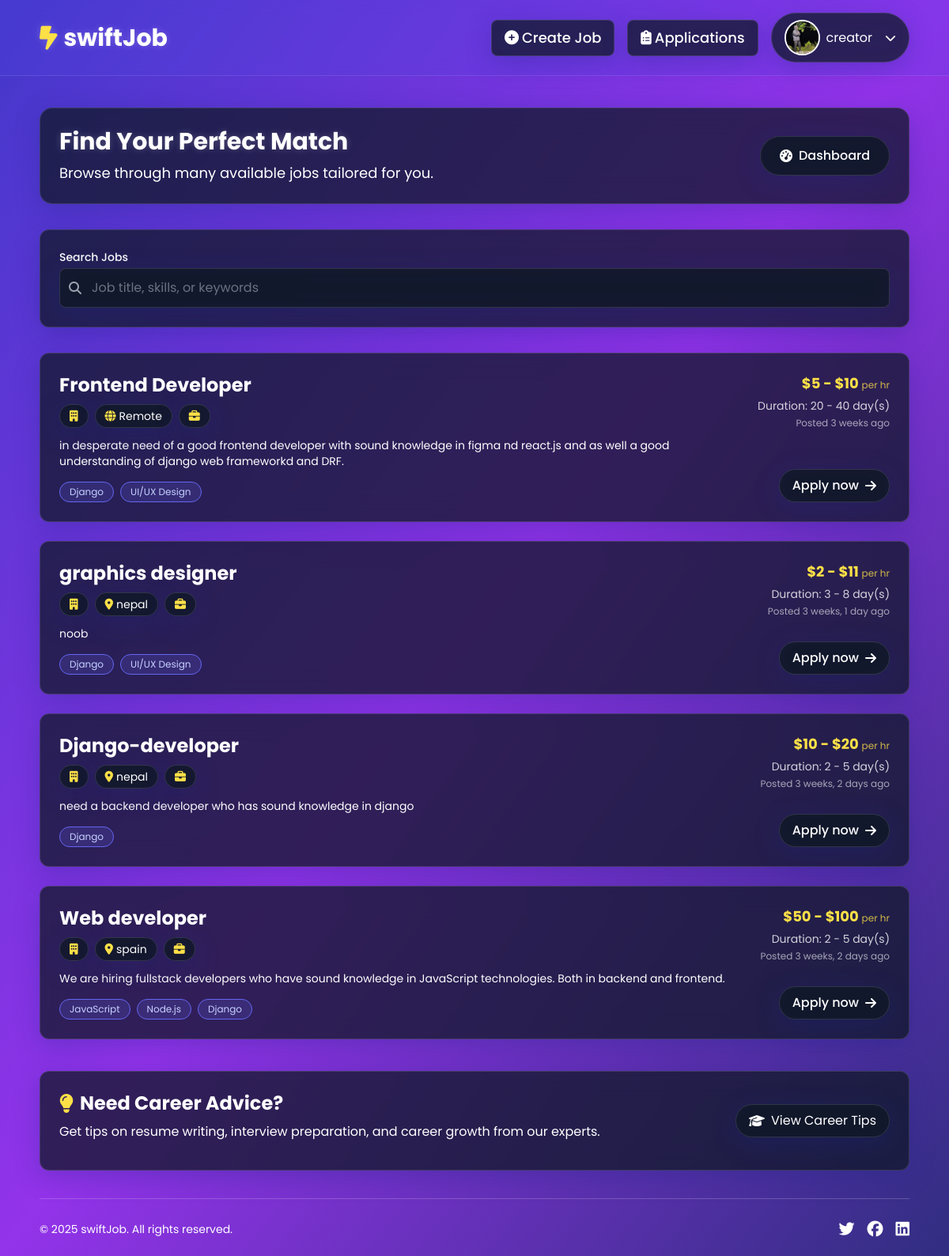
The app's page /job/avialable-jobs/ (signed in), older data.
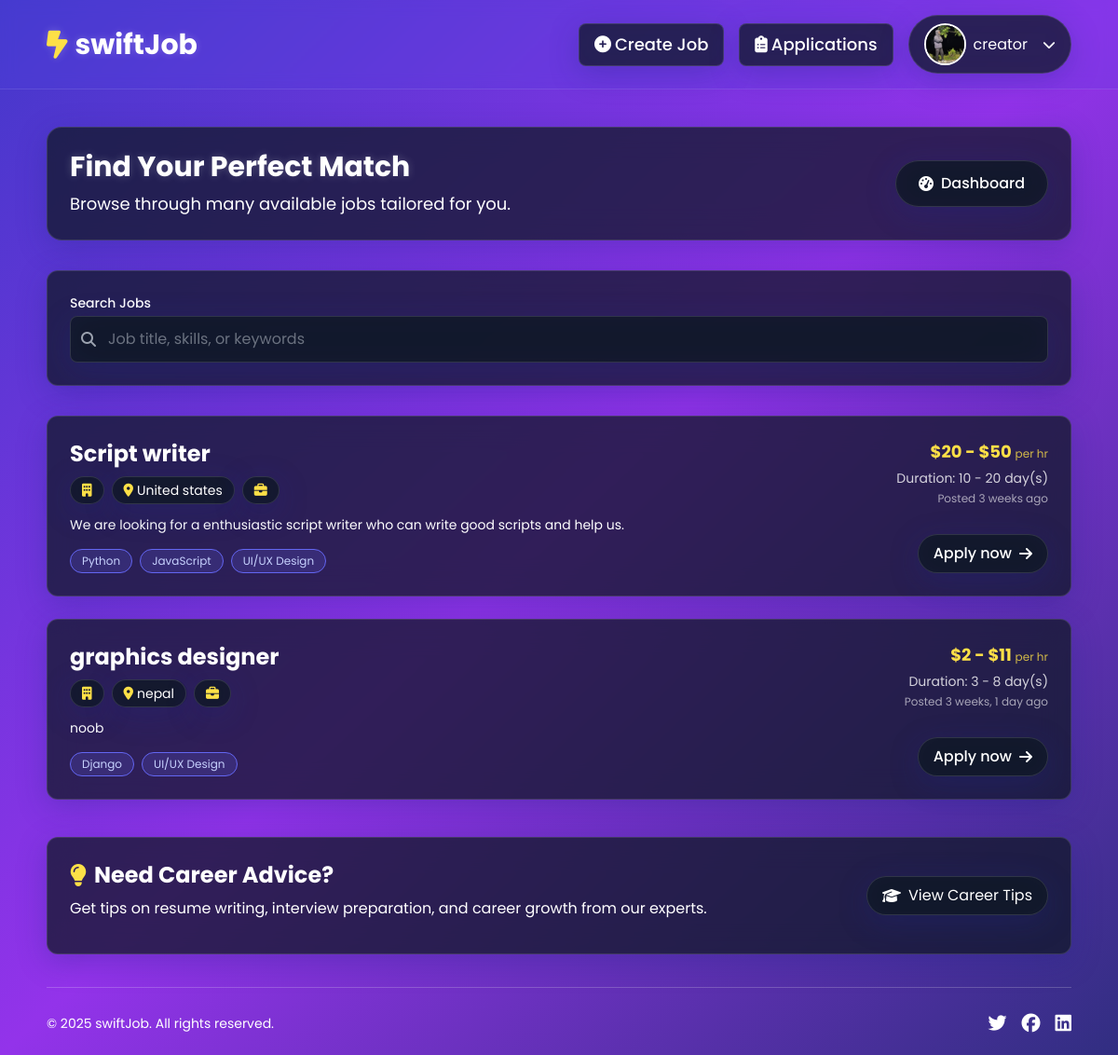
The same page, newer data.
### job/models.py (models this page shows, shortened)
class JobCreation(models.Model):
    job_creator = models.ForeignKey(User, on_delete=models.CASCADE)
    job_title = models.CharField(max_length=200)
    category = models.ForeignKey(Category, on_delete=models.CASCADE)
    job_description = models.TextField()
    min_price = models.IntegerField(validators=[MinValueValidator(0)],default=0)
    max_price = models.IntegerField(validators=[MinValueValidator(0)])
    min_time = models.IntegerField(validators=[MinValueValidator(0)])
    max_time = models.IntegerField(validators=[MinValueValidator(0)])
    location = models.CharField(max_length=50,null=True,blank=True)
    required_skills = models.ManyToManyField(Skill)
    experience = models.ForeignKey(Experience, on_delete=models.SET_NULL,null=True,blank=True)
    created_at = models.DateTimeField(auto_now_add=True)
    slug = models.SlugField(unique=True,null=True,blank=True)

class Skill(models.Model):
    name = models.CharField(max_length=200)
    slug = models.SlugField(unique=True,null=True,blank=True)
    def __str__(self):
        return self.name

### job/views.py (the view)
# urls.py: path('avialable-jobs/',views.available_jobs_view,name='avialable-jobs'),
def available_jobs_view(request):
    query = request.GET.get('q', '')
    jobs = JobCreation.objects.all().order_by('-created_at')
    search_results = []
    if query:
        search_results = jobs.filter(Q(job_title__icontains=query) | Q(category__name__icontains=query) | Q(required_skills__name__icontains=query)).distinct()
    else:
        search_results = jobs
    context = {
        'jobs':jobs,
        'query':query,
        'search_results':search_results
    }
    return render(request,'job/avialable_jobs.html',context)

### job/templates/job/avialable_jobs.html (shortened to what the changed rows need)
{% extends 'base.html' %}
{% load static %}
{% block content %}
<div class="text-white">
    <div class="glass-effect p-6 xs-p-4 rounded-2xl mb-8 xs-mb-5">
        <div class="flex flex-col md:flex-row justify-between items-center gap-4">
            <div>
                <h1 class="text-3xl xs-text-2xl font-bold mb-2 text-shadow">Find Your Perfect Match</h1>
            </div>
        </div>
    </div>
     {% if query %}
     {% if search_results %}
     <p class="text-lg md:text-2xl xs-p-4 xs-text-base md:font-medium mb-8">Search result for "{{query}}" </p>
     {% for job in search_results %}
     <div class="glass-effect p-6 xs-p-4 mb-5 rounded-xl hover-scale transition-all duration-300">
         <div class="flex flex-col lg:flex-row justify-between gap-4">
             <div class="flex-1">
                 <h2 class="text-2xl xs-text-xl font-bold mb-2">{{ job.job_title }}</h2>
                 <div class="flex flex-wrap gap-2 mb-3">
                     <span class="glass-effect py-1 px-3 rounded-full text-sm xs-text-xs flex items-center gap-1">
                         <i class="fa-solid fa-building text-yellow-300"></i> {{ job.company_name }}
                     </span>
                     {% if job.location %}
                     <span class="glass-effect py-1 px-3 rounded-full text-sm xs-text-xs flex items-center gap-1">
                         <i class="fa-solid fa-location-dot text-yellow-300"></i> {{ job.location }}
                     </span>
                     {% else %}
                     <span class="glass-effect py-1 px-3 rounded-full text-sm xs-text-xs flex items-center gap-1">
                         <i class="fa-solid fa-globe text-yellow-300"></i> Remote
                     </span>
                     {% endif %}
                     <span class="glass-effect py-1 px-3 rounded-full text-sm xs-text-xs flex items-center gap-1">
                         <i class="fa-solid fa-briefcase text-yellow-300"></i> {{ job.category.name }}
                     </span>
                 </div>
                 <p class="text-sm xs-text-xs mb-4 line-clamp-2">{{ job.job_description }}</p>
                 <div class="flex flex-wrap gap-2 mt-4">
                     {% for skill in job.required_skills.all %}
                     <span class="bg-indigo-500 bg-opacity-20 text-indigo-200 text-xs px-3 py-1 rounded-full border border-indigo-500">
                         {{ skill }}
                     </span>
                     {% endfor %}
                 </div>
             </div>
             <div class="flex flex-col justify-between items-end">
                 <div class="text-right mb-4 lg:mb-0">
                     <div class="text-yellow-300 font-bold text-lg xs-text-base mb-1">
                         ${{ job.min_price }} - ${{ job.max_price }}
                         <span class="text-xs font-normal opacity-80">per hr</span>
                     </div>
                     <div class="text-sm xs-text-xs opacity-80">
                         Duration: {{ job.min_time }} - {{ job.max_time }} day(s)
                     </div>
                     <div class="text-xs opacity-60 mt-1">
                         Posted {{ job.created_at|timesince }} ago
                     </div>
                 </div>
                 <a href="{% url "application:job-application-form" job.slug %}" class="glass-effect py-2 px-4 rounded-full font-medium hover:bg-white hover:text-indigo-700 transition-all duration-300 ease-in-out flex items-center gap-2 hover-scale">
                     Apply now <i class="fa-solid fa-arrow-right"></i>
                 </a>
             </div>
         </div>
     </div>
 {% endfor %}
 {% else %}
 <h2 class="text-xl md:text-2xl font-medium">No jobs found for "{{query}}" </h2>
     {% endif %}
     {% else %}
     <div class="space-y-6 xs-space-y-4">
         {% if jobs %}
             {% for job in jobs %}
                 <div class="glass-effect p-6 xs-p-4 rounded-xl hover-scale transition-all duration-300">
                     <div class="flex flex-col lg:flex-row justify-between gap-4">
                         <div class="flex-1">
                             <h2 class="text-2xl xs-text-xl font-bold mb-2">{{ job.job_title }}</h2>
                             <div class="flex flex-wrap gap-2 mb-3">
                                 <span class="glass-effect py-1 px-3 rounded-full text-sm xs-text-xs flex items-center gap-1">
                                     <i class="fa-solid fa-building text-yellow-300"></i> {{ job.company_name }}
                                 </span>
                                 {% if job.location %}
                                 <span class="glass-effect py-1 px-3 rounded-full text-sm xs-text-xs flex items-center gap-1">
                                     <i class="fa-solid fa-location-dot text-yellow-300"></i> {{ job.location }}
                                 </span>
                                 {% else %}
                                 <span class="glass-effect py-1 px-3 rounded-full text-sm xs-text-xs flex items-center gap-1">
                                     <i class="fa-solid fa-globe text-yellow-300"></i> Remote
                                 </span>
                                 {% endif %}
                                 <span class="glass-effect py-1 px-3 rounded-full text-sm xs-text-xs flex items-center gap-1">
                                     <i class="fa-solid fa-briefcase text-yellow-300"></i> {{ job.job_type }}
                                 </span>
                             </div>
                             <p class="text-sm xs-text-xs mb-4 line-clamp-2">{{ job.job_description }}</p>
                             <div class="flex flex-wrap gap-2 mt-4">
                                 {% for skill in job.required_skills.all %}
                                 <span class="bg-indigo-500 bg-opacity-20 text-indigo-200 text-xs px-3 py-1 rounded-full border border-indigo-500">
                                     {{ skill }}
                                 </span>
                                 {% endfor %}
                             </div>
                         </div>
                         <div class="flex flex-col justify-between items-end">
                             <div class="text-right mb-4 lg:mb-0">
                                 <div class="text-yellow-300 font-bold text-lg xs-text-base mb-1">
                                     ${{ job.min_price }} - ${{ job.max_price }}
                                     <span class="text-xs font-normal opacity-80">per hr</span>
                                 </div>
                                 <div class="text-sm xs-text-xs opacity-80">
                                     Duration: {{ job.min_time }} - {{ job.max_time }} day(s)
                                 </div>
                                 <div class="text-xs opacity-60 mt-1">
                                     Posted {{ job.created_at|timesince }} ago
                                 </div>
                             </div>
                             <a href="{% url "application:job-application-form" job.slug %}" class="glass-effect py-2 px-4 rounded-full font-medium hover:bg-white hover:text-indigo-700 transition-all duration-300 ease-in-out flex items-center gap-2 hover-scale">
                                 Apply now <i class="fa-solid fa-arrow-right"></i>
                             </a>
                         </div>
                     </div>
                 </div>
             {% endfor %}
         {% endif %}
     </div>
     <div class="glass-effect p-6 xs-p-4 rounded-xl mt-10">
         <div class="flex flex-col md:flex-row justify-between items-center gap-4">
             <div>
                 <h2 class="text-2xl xs-text-xl font-bold mb-2 flex items-center gap-2">
                     <i class="fa-solid fa-lightbulb text-yellow-300"></i> Need Career Advice?
                 </h2>
             </div>
         </div>
     </div>
 </div>
     {% endif %}
{% endblock content %}

Row changes from the older to the newer data that the page shows:
removed JobCreation: job_title "Frontend Developer", shows "Remote", job_description "in desperate need of a good frontend developer with sound knowledge in figma nd react.js and as well a good understanding of django web frameworkd and DRF.", min_price "5", max_price "10", min_time "20", max_time "40", created_at "3 weeks", Skill (name "Django"), Skill (name "UI/UX Design")
removed JobCreation: job_title "Django-developer", location "nepal", job_description "need a backend developer who has sound knowledge in django", min_price "10", max_price "20", min_time "2", max_time "5", created_at "3 weeks, 2 days", Skill (name "Django")
removed JobCreation: job_title "Web developer", location "spain", job_description "We are hiring fullstack developers who have sound knowledge in JavaScript technologies. Both in backend and frontend.", min_price "50", max_price "100", min_time "2", max_time "5", created_at "3 weeks, 2 days", Skill (name "JavaScript"), Skill (name "Django")
no longer on this page (row unchanged): Skill: name "Node.js", shown under "Web developer"
added JobCreation: job_title "Script writer", location "United states", job_description "We are looking for a enthusiastic script writer who can write good scripts and help us.", min_price "20", max_price "50", min_time "10", max_time "20", created_at "3 weeks", Skill (name "JavaScript"), Skill (name "UI/UX Design")
now on this page (row unchanged): Skill: name "Python", shown under "Script writer"
